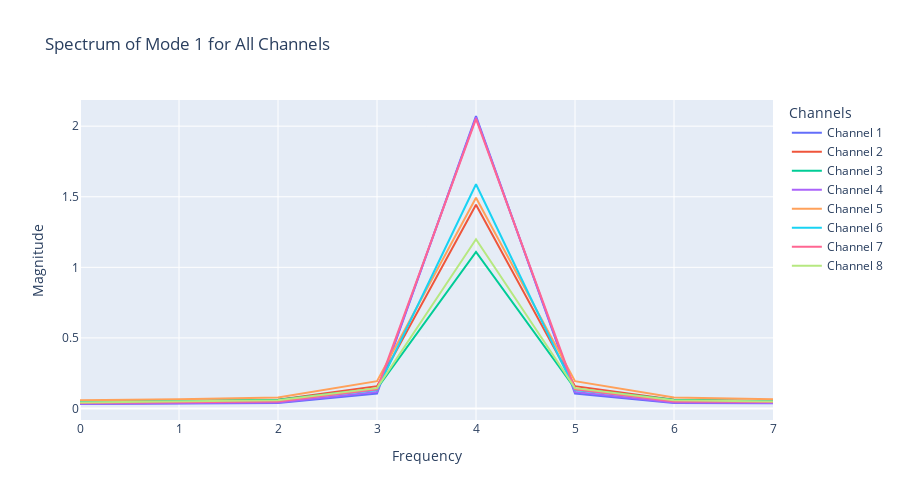
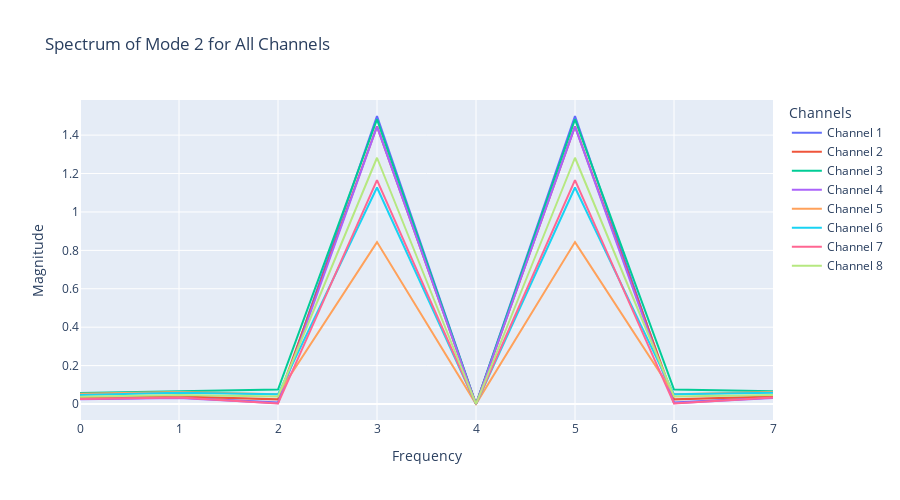
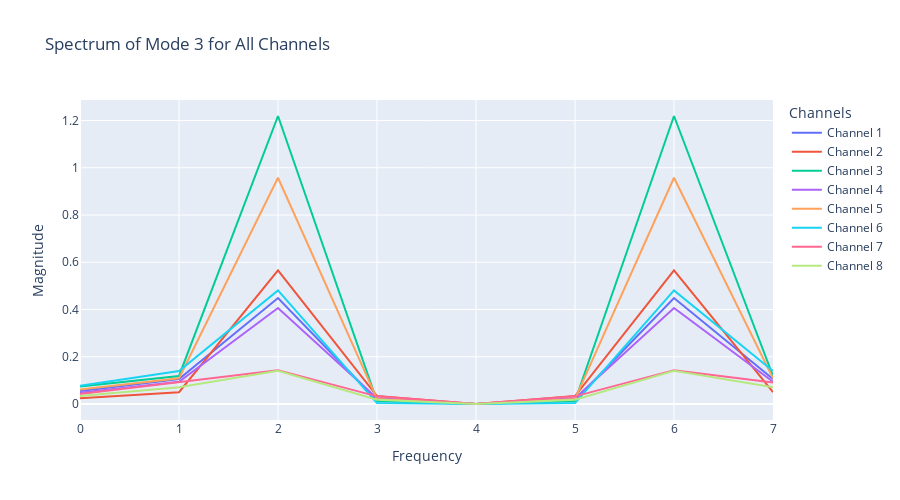
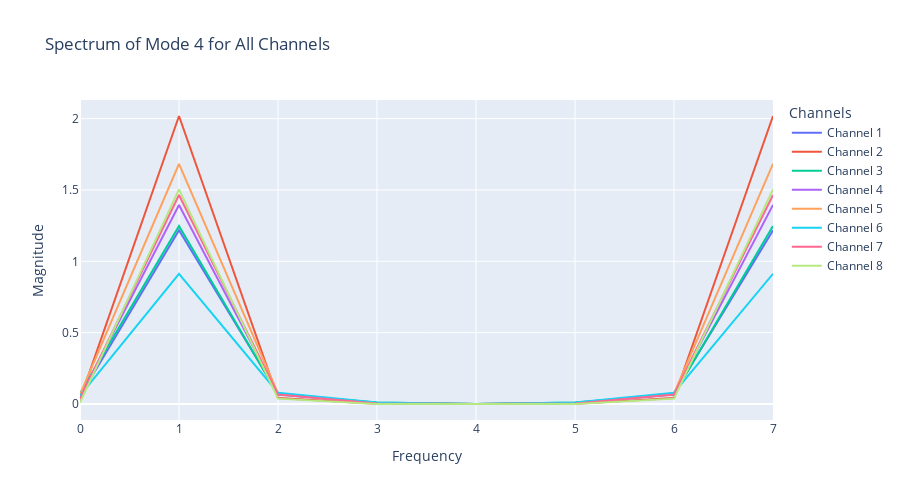

The code cell stored with these charts, in order, in its notebook:
### Code cell
u_hat_abs = torch.abs(u_hat).numpy()  # or .cpu().numpy() if it's on GPU
num_freqs = u_hat_abs.shape[0]              # Define frequency axis

# Create one interactive plot per mode
for k in range(K):
    fig = go.Figure()

    for channel in range(num_channels):
        fig.add_trace(go.Scatter(
            x=np.arange(num_freqs),
            y=u_hat_abs[:, k, channel],
            mode='lines',
            name=f'Channel {channel + 1}'
        ))

    fig.update_layout(
        title=f"Spectrum of Mode {k + 1} for All Channels",
        xaxis_title="Frequency",
        yaxis_title="Magnitude",
        legend_title="Channels",
        height=500,
        width=900
    )

    fig.show()

### Figure 1 — Plotly figure (JSON) as saved in the notebook; plotly's stock layout.template omitted (floating-point values rounded to 4 significant figures)
{"data": [{"mode": "lines", "name": "Channel 1", "type": "scatter", "x": [0, 1, 2, 3, 4, 5, 6, 7], "y": [0.03201, 0.03719, 0.03932, 0.1063, 2.072, 0.1063, 0.03932, 0.03719]}, {"mode": "lines", "name": "Channel 2", "type": "scatter", "x": [0, 1, 2, 3, 4, 5, 6, 7], "y": [0.04561, 0.05069, 0.06175, 0.1582, 1.443, 0.1582, 0.06175, 0.05069]}, {"mode": "lines", "name": "Channel 3", "type": "scatter", "x": [0, 1, 2, 3, 4, 5, 6, 7], "y": [0.04567, 0.051, 0.06163, 0.1406, 1.109, 0.1406, 0.06163, 0.051]}, {"mode": "lines", "name": "Channel 4", "type": "scatter", "x": [0, 1, 2, 3, 4, 5, 6, 7], "y": [0.03449, 0.03976, 0.04306, 0.1174, 2.062, 0.1174, 0.04306, 0.03976]}, {"mode": "lines", "name": "Channel 5", "type": "scatter", "x": [0, 1, 2, 3, 4, 5, 6, 7], "y": [0.05844, 0.0654, 0.07816, 0.194, 1.492, 0.194, 0.07816, 0.0654]}, {"mode": "lines", "name": "Channel 6", "type": "scatter", "x": [0, 1, 2, 3, 4, 5, 6, 7], "y": [0.0418, 0.04857, 0.05447, 0.1315, 1.589, 0.1315, 0.05447, 0.04857]}, {"mode": "lines", "name": "Channel 7", "type": "scatter", "x": [0, 1, 2, 3, 4, 5, 6, 7], "y": [0.03923, 0.04546, 0.05001, 0.1365, 2.051, 0.1365, 0.05001, 0.04546]}, {"mode": "lines", "name": "Channel 8", "type": "scatter", "x": [0, 1, 2, 3, 4, 5, 6, 7], "y": [0.04245, 0.04885, 0.05865, 0.1442, 1.199, 0.1442, 0.05865, 0.04885]}], "layout": {"height": 500, "legend": {"title": {"text": "Channels"}}, "title": {"text": "Spectrum of Mode 1 for All Channels"}, "width": 900, "xaxis": {"title": {"text": "Frequency"}}, "yaxis": {"title": {"text": "Magnitude"}}}}

### Figure 2 — Plotly figure (JSON) as saved in the notebook; plotly's stock layout.template omitted (floating-point values rounded to 4 significant figures)
{"data": [{"mode": "lines", "name": "Channel 1", "type": "scatter", "x": [0, 1, 2, 3, 4, 5, 6, 7], "y": [0.02585, 0.03341, 0.007879, 1.5, 8.928e-05, 1.5, 0.007879, 0.03341]}, {"mode": "lines", "name": "Channel 2", "type": "scatter", "x": [0, 1, 2, 3, 4, 5, 6, 7], "y": [0.034, 0.03882, 0.02414, 1.446, 6.218e-05, 1.446, 0.02414, 0.03882]}, {"mode": "lines", "name": "Channel 3", "type": "scatter", "x": [0, 1, 2, 3, 4, 5, 6, 7], "y": [0.057, 0.06643, 0.07533, 1.482, 4.771e-05, 1.482, 0.07533, 0.06643]}, {"mode": "lines", "name": "Channel 4", "type": "scatter", "x": [0, 1, 2, 3, 4, 5, 6, 7], "y": [0.02483, 0.03168, 0.003976, 1.444, 8.884e-05, 1.444, 0.003976, 0.03168]}, {"mode": "lines", "name": "Channel 5", "type": "scatter", "x": [0, 1, 2, 3, 4, 5, 6, 7], "y": [0.05395, 0.063, 0.05113, 0.843, 6.429e-05, 0.843, 0.05113, 0.063]}, {"mode": "lines", "name": "Channel 6", "type": "scatter", "x": [0, 1, 2, 3, 4, 5, 6, 7], "y": [0.04713, 0.05899, 0.0504, 1.127, 6.849e-05, 1.127, 0.0504, 0.05899]}, {"mode": "lines", "name": "Channel 7", "type": "scatter", "x": [0, 1, 2, 3, 4, 5, 6, 7], "y": [0.02584, 0.0336, 0.002233, 1.166, 8.833e-05, 1.166, 0.002233, 0.0336]}, {"mode": "lines", "name": "Channel 8", "type": "scatter", "x": [0, 1, 2, 3, 4, 5, 6, 7], "y": [0.03801, 0.04694, 0.0397, 1.282, 5.162e-05, 1.282, 0.0397, 0.04694]}], "layout": {"height": 500, "legend": {"title": {"text": "Channels"}}, "title": {"text": "Spectrum of Mode 2 for All Channels"}, "width": 900, "xaxis": {"title": {"text": "Frequency"}}, "yaxis": {"title": {"text": "Magnitude"}}}}

### Figure 3 — Plotly figure (JSON) as saved in the notebook; plotly's stock layout.template omitted (floating-point values rounded to 4 significant figures)
{"data": [{"mode": "lines", "name": "Channel 1", "type": "scatter", "x": [0, 1, 2, 3, 4, 5, 6, 7], "y": [0.05522, 0.1059, 0.4485, 0.01595, 2.24e-05, 0.01595, 0.4485, 0.1059]}, {"mode": "lines", "name": "Channel 2", "type": "scatter", "x": [0, 1, 2, 3, 4, 5, 6, 7], "y": [0.02471, 0.04996, 0.5656, 0.03373, 1.557e-05, 0.03373, 0.5656, 0.04996]}, {"mode": "lines", "name": "Channel 3", "type": "scatter", "x": [0, 1, 2, 3, 4, 5, 6, 7], "y": [0.07412, 0.1187, 1.219, 0.01221, 1.201e-05, 0.01221, 1.219, 0.1187]}, {"mode": "lines", "name": "Channel 4", "type": "scatter", "x": [0, 1, 2, 3, 4, 5, 6, 7], "y": [0.04733, 0.09399, 0.4066, 0.02391, 2.229e-05, 0.02391, 0.4066, 0.09399]}, {"mode": "lines", "name": "Channel 5", "type": "scatter", "x": [0, 1, 2, 3, 4, 5, 6, 7], "y": [0.06127, 0.1091, 0.9577, 0.02163, 1.615e-05, 0.02163, 0.9577, 0.1091]}, {"mode": "lines", "name": "Channel 6", "type": "scatter", "x": [0, 1, 2, 3, 4, 5, 6, 7], "y": [0.07767, 0.1395, 0.481, 0.003917, 1.717e-05, 0.003917, 0.481, 0.1395]}, {"mode": "lines", "name": "Channel 7", "type": "scatter", "x": [0, 1, 2, 3, 4, 5, 6, 7], "y": [0.04259, 0.09149, 0.1433, 0.03235, 2.218e-05, 0.03235, 0.1433, 0.09149]}, {"mode": "lines", "name": "Channel 8", "type": "scatter", "x": [0, 1, 2, 3, 4, 5, 6, 7], "y": [0.03375, 0.07087, 0.1405, 0.01796, 1.296e-05, 0.01796, 0.1405, 0.07087]}], "layout": {"height": 500, "legend": {"title": {"text": "Channels"}}, "title": {"text": "Spectrum of Mode 3 for All Channels"}, "width": 900, "xaxis": {"title": {"text": "Frequency"}}, "yaxis": {"title": {"text": "Magnitude"}}}}

### Figure 4 — Plotly figure (JSON) as saved in the notebook; plotly's stock layout.template omitted (floating-point values rounded to 4 significant figures)
{"data": [{"mode": "lines", "name": "Channel 1", "type": "scatter", "x": [0, 1, 2, 3, 4, 5, 6, 7], "y": [0.05361, 1.218, 0.07388, 0.007308, 9.917e-06, 0.007308, 0.07388, 1.218]}, {"mode": "lines", "name": "Channel 2", "type": "scatter", "x": [0, 1, 2, 3, 4, 5, 6, 7], "y": [0.03286, 2.018, 0.04171, 0.001193, 6.989e-06, 0.001193, 0.04171, 2.018]}, {"mode": "lines", "name": "Channel 3", "type": "scatter", "x": [0, 1, 2, 3, 4, 5, 6, 7], "y": [0.07294, 1.248, 0.06698, 0.009983, 5.335e-06, 0.009983, 0.06698, 1.248]}, {"mode": "lines", "name": "Channel 4", "type": "scatter", "x": [0, 1, 2, 3, 4, 5, 6, 7], "y": [0.04828, 1.395, 0.0692, 0.005213, 9.894e-06, 0.005213, 0.0692, 1.395]}, {"mode": "lines", "name": "Channel 5", "type": "scatter", "x": [0, 1, 2, 3, 4, 5, 6, 7], "y": [0.06622, 1.683, 0.07406, 0.005088, 7.182e-06, 0.005088, 0.07406, 1.683]}, {"mode": "lines", "name": "Channel 6", "type": "scatter", "x": [0, 1, 2, 3, 4, 5, 6, 7], "y": [0.05857, 0.9124, 0.07934, 0.01013, 7.607e-06, 0.01013, 0.07934, 0.9124]}, {"mode": "lines", "name": "Channel 7", "type": "scatter", "x": [0, 1, 2, 3, 4, 5, 6, 7], "y": [0.03646, 1.464, 0.06689, 0.002895, 9.812e-06, 0.002895, 0.06689, 1.464]}, {"mode": "lines", "name": "Channel 8", "type": "scatter", "x": [0, 1, 2, 3, 4, 5, 6, 7], "y": [0.01009, 1.504, 0.03746, 0.0004036, 5.752e-06, 0.0004036, 0.03746, 1.504]}], "layout": {"height": 500, "legend": {"title": {"text": "Channels"}}, "title": {"text": "Spectrum of Mode 4 for All Channels"}, "width": 900, "xaxis": {"title": {"text": "Frequency"}}, "yaxis": {"title": {"text": "Magnitude"}}}}
